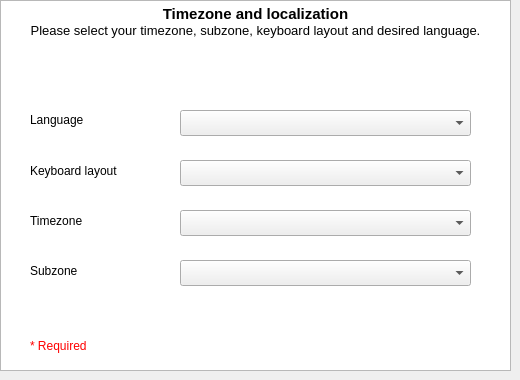
       <widget class="QWidget" name="locale">
        <widget class="QTextBrowser" name="textBrowser_locale">
         <property name="geometry">
          <rect>
           <x>0</x>
           <y>0</y>
           <width>511</width>
           <height>371</height>
          </rect>
         </property>
         <property name="html">
          <string>&lt;!DOCTYPE HTML PUBLIC &quot;-//W3C//DTD HTML 4.0//EN&quot; &quot;http://www.w3.org/TR/REC-html40/strict.dtd&quot;&gt;
&lt;html&gt;&lt;head&gt;&lt;meta name=&quot;qrichtext&quot; content=&quot;1&quot; /&gt;&lt;style type=&quot;text/css&quot;&gt;
p, li { white-space: pre-wrap; }
&lt;/style&gt;&lt;/head&gt;&lt;body style=&quot; font-family:'Noto Sans'; font-size:10pt; font-weight:400; font-style:normal;&quot;&gt;
&lt;p align=&quot;center&quot; style=&quot; margin-top:0px; margin-bottom:0px; margin-left:0px; margin-right:0px; -qt-block-indent:0; text-indent:0px;&quot;&gt;&lt;span style=&quot; font-size:11pt; font-weight:600;&quot;&gt;Timezone and localization&lt;/span&gt;&lt;/p&gt;
&lt;p align=&quot;center&quot; style=&quot; margin-top:0px; margin-bottom:0px; margin-left:0px; margin-right:0px; -qt-block-indent:0; text-indent:0px;&quot;&gt;Please select your timezone, subzone, keyboard layout and desired language.&lt;/p&gt;&lt;/body&gt;&lt;/html&gt;</string>
         </property>
        </widget>
        <widget class="QComboBox" name="dropdown_keylayout">
         <property name="geometry">
          <rect>
           <x>180</x>
           <y>160</y>
           <width>291</width>
           <height>26</height>
          </rect>
         </property>
        </widget>
        <widget class="QLabel" name="lebel_keylayout">
         <property name="geometry">
          <rect>
           <x>30</x>
           <y>160</y>
           <width>101</width>
           <height>21</height>
          </rect>
         </property>
         <property name="text">
          <string>Keyboard layout</string>
         </property>
        </widget>
        <widget class="QLabel" name="label_lang">
         <property name="geometry">
          <rect>
           <x>30</x>
           <y>110</y>
           <width>81</width>
           <height>20</height>
          </rect>
         </property>
         <property name="text">
          <string>Language</string>
         </property>
        </widget>
        <widget class="QLabel" name="label_timezone">
         <property name="geometry">
          <rect>
           <x>30</x>
           <y>210</y>
           <width>71</width>
           <height>21</height>
          </rect>
         </property>
         <property name="text">
          <string>Timezone</string>
         </property>
        </widget>
        <widget class="QComboBox" name="dropdown_language">
         <property name="geometry">
          <rect>
           <x>180</x>
           <y>110</y>
           <width>291</width>
           <height>26</height>
          </rect>
         </property>
        </widget>
        <widget class="QLabel" name="label_subzone">
         <property name="geometry">
          <rect>
           <x>30</x>
           <y>260</y>
           <width>61</width>
           <height>21</height>
          </rect>
         </property>
         <property name="text">
          <string>Subzone</string>
         </property>
        </widget>
        <widget class="QComboBox" name="dropdown_timezone">
         <property name="geometry">
          <rect>
           <x>180</x>
           <y>210</y>
           <width>291</width>
           <height>26</height>
          </rect>
         </property>
        </widget>
        <widget class="QComboBox" name="dropdown_subzone">
         <property name="geometry">
          <rect>
           <x>180</x>
           <y>260</y>
           <width>291</width>
           <height>26</height>
          </rect>
         </property>
        </widget>
        <widget class="QLabel" name="label_required_2">
         <property name="geometry">
          <rect>
           <x>30</x>
           <y>330</y>
           <width>71</width>
           <height>31</height>
          </rect>
         </property>
         <property name="palette">
          <palette>
           <active>
            <colorrole role="WindowText">
             <brush brushstyle="SolidPattern">
              <color alpha="255">
               <red>255</red>
               <green>0</green>
               <blue>0</blue>
              </color>
             </brush>
            </colorrole>
           </active>
           <inactive>
            <colorrole role="WindowText">
             <brush brushstyle="SolidPattern">
              <color alpha="255">
               <red>255</red>
               <green>0</green>
               <blue>0</blue>
              </color>
             </brush>
            </colorrole>
           </inactive>
           <disabled>
            <colorrole role="WindowText">
             <brush brushstyle="SolidPattern">
              <color alpha="127">
               <red>255</red>
               <green>255</green>
               <blue>255</blue>
              </color>
             </brush>
            </colorrole>
           </disabled>
          </palette>
         </property>
         <property name="text">
          <string>* Required</string>
         </property>
        </widget>
       </widget>
